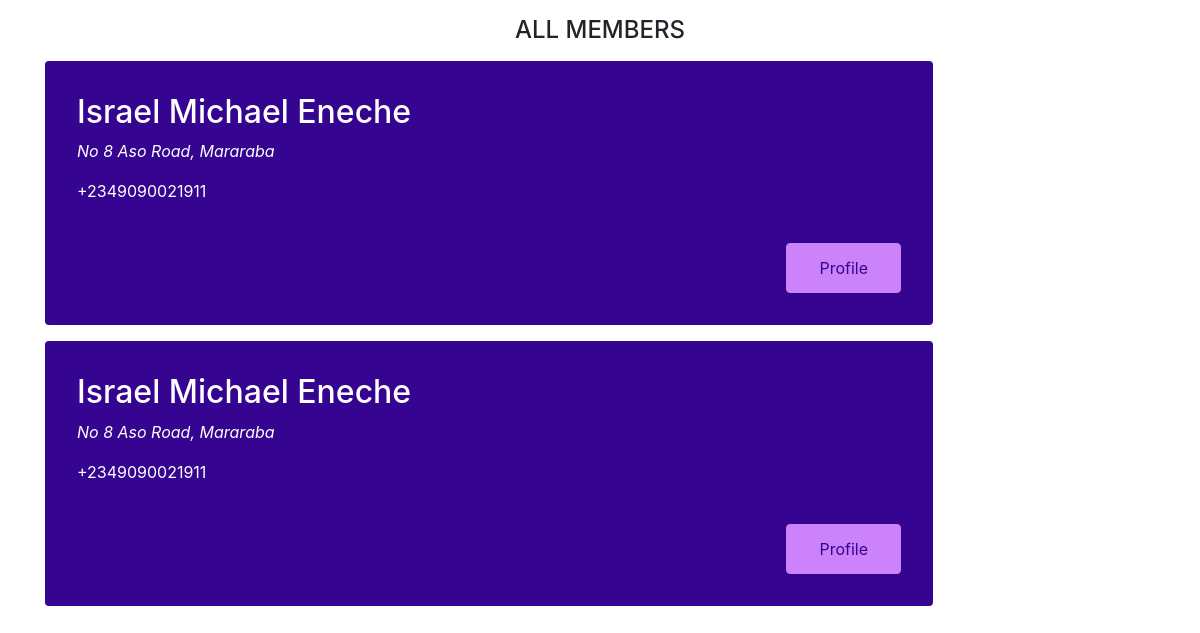
Before: /all-members/ with the older database file.
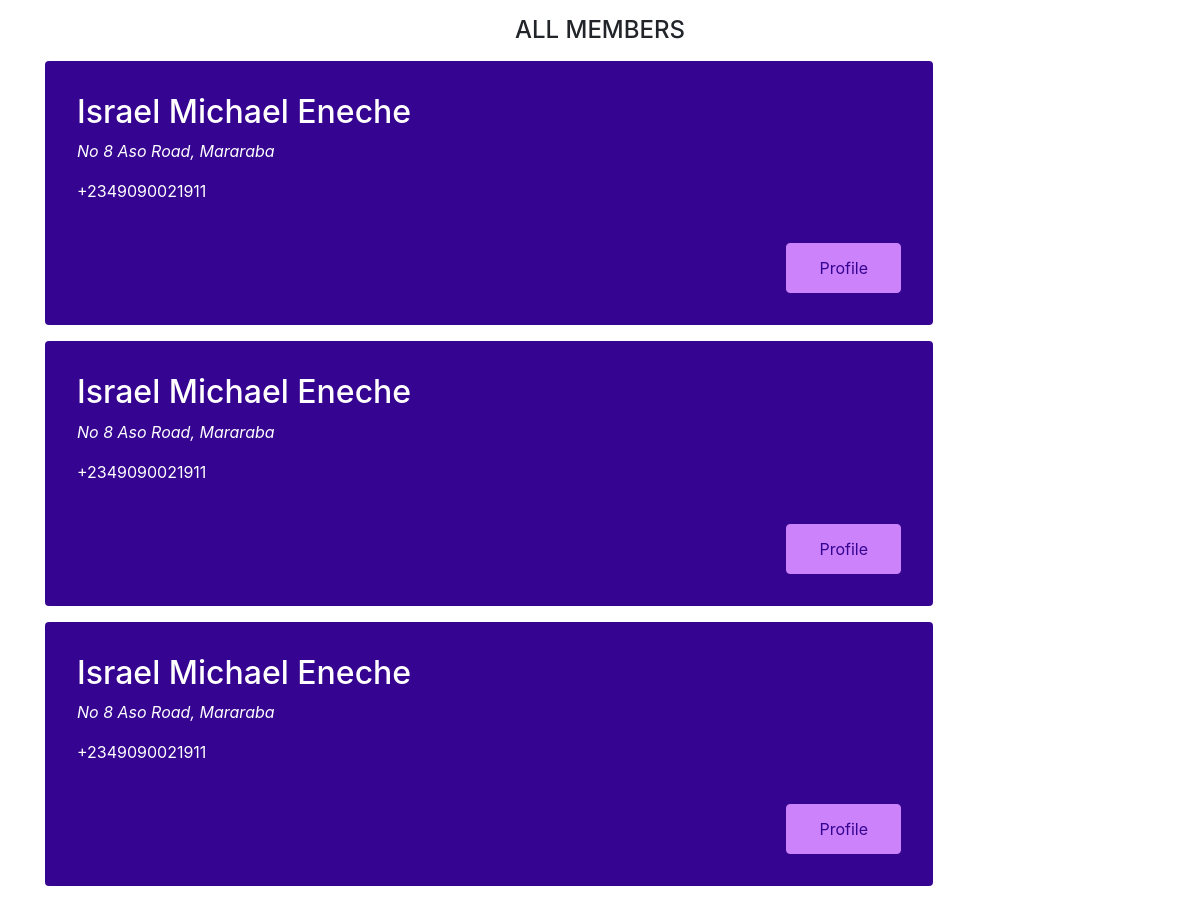
After: the same page with the newer database file.
### members/models.py (models this page shows, shortened)
class Member(models.Model):
    name = models.CharField(max_length=50)
    department = models.CharField(max_length=60)
    address = models.CharField(max_length=150)
    phone_number = models.CharField(max_length=50, null=True, blank=True)
    level = models.CharField(max_length=20)
    date_of_birth = models.DateField(null=True, blank=True)
    photo = models.ImageField()

### members/views.py (the view)
# urls.py: path('all-members/', views.members, name='all-members'),
def members(request):
    members = Member.objects.all()
    context = {
        'members':members,
    }
    return render(request, 'members/all-members.html', context)

### members/templates/members/all-members.html (shortened to what this page needs)
<!DOCTYPE html>
{% load static %}
<html lang="en">
<head>
    <link rel="stylesheet" href="{% static 'css/bootstrap.css' %}">
    <link rel="stylesheet" href="{% static 'members/styles/all-members.css' %}">
  <link rel="stylesheet" href="https://stackpath.bootstrapcdn.com/bootstrap/4.3.1/css/bootstrap.min.css"
 />
  <link rel="stylesheet" href="https://use.fontawesome.com/releases/v5.7.2/css/all.css"
 />
{% load static %}
{% block content %}
<div class="container">
<h4 class="text-center">ALL MEMBERS</h4>
{% for member in members %}
<section>
<ol>
<body>
 <li class="meetup-item">
                <article>
                    <div class="meetup-summary">
                        <div class="meetup-details">
                            <h3>{{member.name}}</h3>
                            <address>{{member.address}}</address>
                            <p>{{member.phone_number}}</p>
                        </div>
                    </div>
                        <div class="meetup-actions">
                            <a href="{% url 'profile' member.id %}" class="btn">Profile</a>
                        </div>
                </article>
 </li>
</body>
</ol>
</section>
{% endfor %}
</div>
{% endblock %}

### members/static/members/styles/all-members.css (style rules this page uses)
section { max-width: 80%; }
ol { list-style: none; margin: 0; padding: 0; }
.meetup-item { margin: 1rem 0; background-color: #350490; padding: 2rem; color: white; border-radius: 4px; }
.meetup-summary { display: flex; align-items: flex-start; }
.meetup-details h3 { color: inherit; margin-top: 0; margin-bottom: 0.5rem; font-size: 2rem; }
.meetup-details address { font-style: italic; }
.meetup-actions { margin-top: 1.5rem; text-align: right; }
.meetup-actions .btn { background-color: #cb82fb; border-color: #cb82fb; color: #350490; padding: 0.75rem 2rem; }

Changed rows visible on the page:
added Member: name "Israel Michael Eneche", address "No 8 Aso Road, Mararaba", phone_number "+2349090021911"
